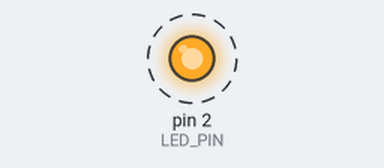
Bench run of a sketch on a simulated Arduino Uno, built with avr-gcc and run on an emulated ATmega328P. Parts: output pins drawn as LEDs (lit = HIGH). Dashed ring = blinking. No radio packets arrive unless stated.

Above: at 0.5 s.
Timing chart, 0 to 4.6 s (numbered marks = the images above):
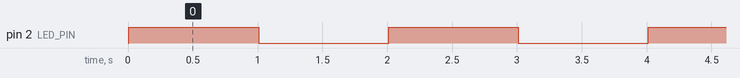

Measured:
- by itself, pin 2 (LED_PIN): alternates HIGH for 1.0 s and LOW for 1.0 s

The sketch:

nrf24l01_transmitter.ino
```cpp
#include <SPI.h>
#include <nRF24L01.h>
#include <RF24.h>

#define SOFT_SPI_MISO_PIN 12
#define SOFT_SPI_MOSI_PIN 11
#define SOFT_SPI_SCK_PIN 13

#define CE_PIN 7
#define CS_PIN 8

#define LED_PIN 2

RF24 radio(CE_PIN, CS_PIN);

const byte address[6] = "00001";
bool ledOn = false;

void setup() {
  Serial.begin(9600);

  pinMode(LED_PIN, OUTPUT);

  radio.begin();
  radio.openWritingPipe(address);
  radio.setPALevel(RF24_PA_MIN);
  radio.stopListening();
}

void loop() {
  char command[1] = "";
  command[0] = ledOn ? '0' : '1';

  radio.write(&command, sizeof(command));
  ledOn = !ledOn;
  digitalWrite(LED_PIN, ledOn ? HIGH : LOW);
  delay(1000);
}
```
